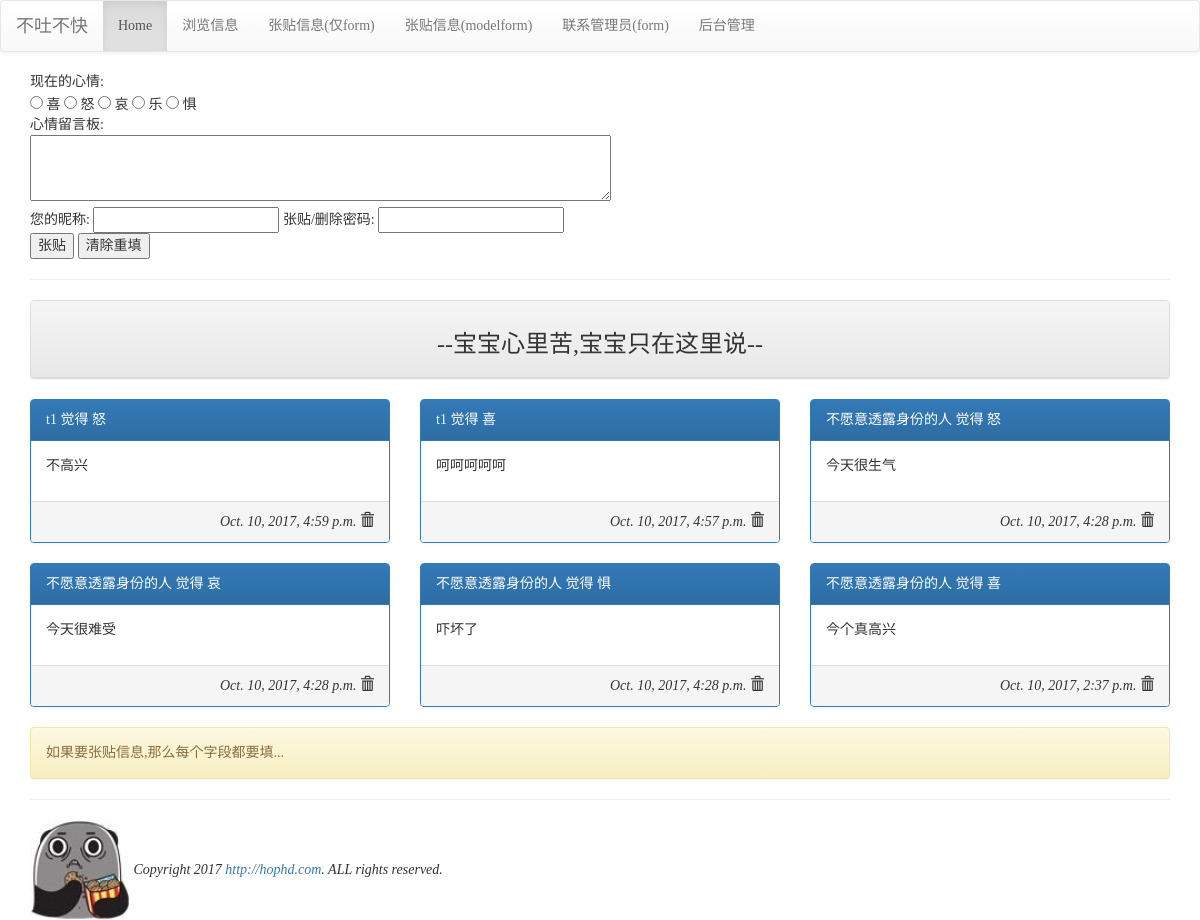
The app's page /, older data.
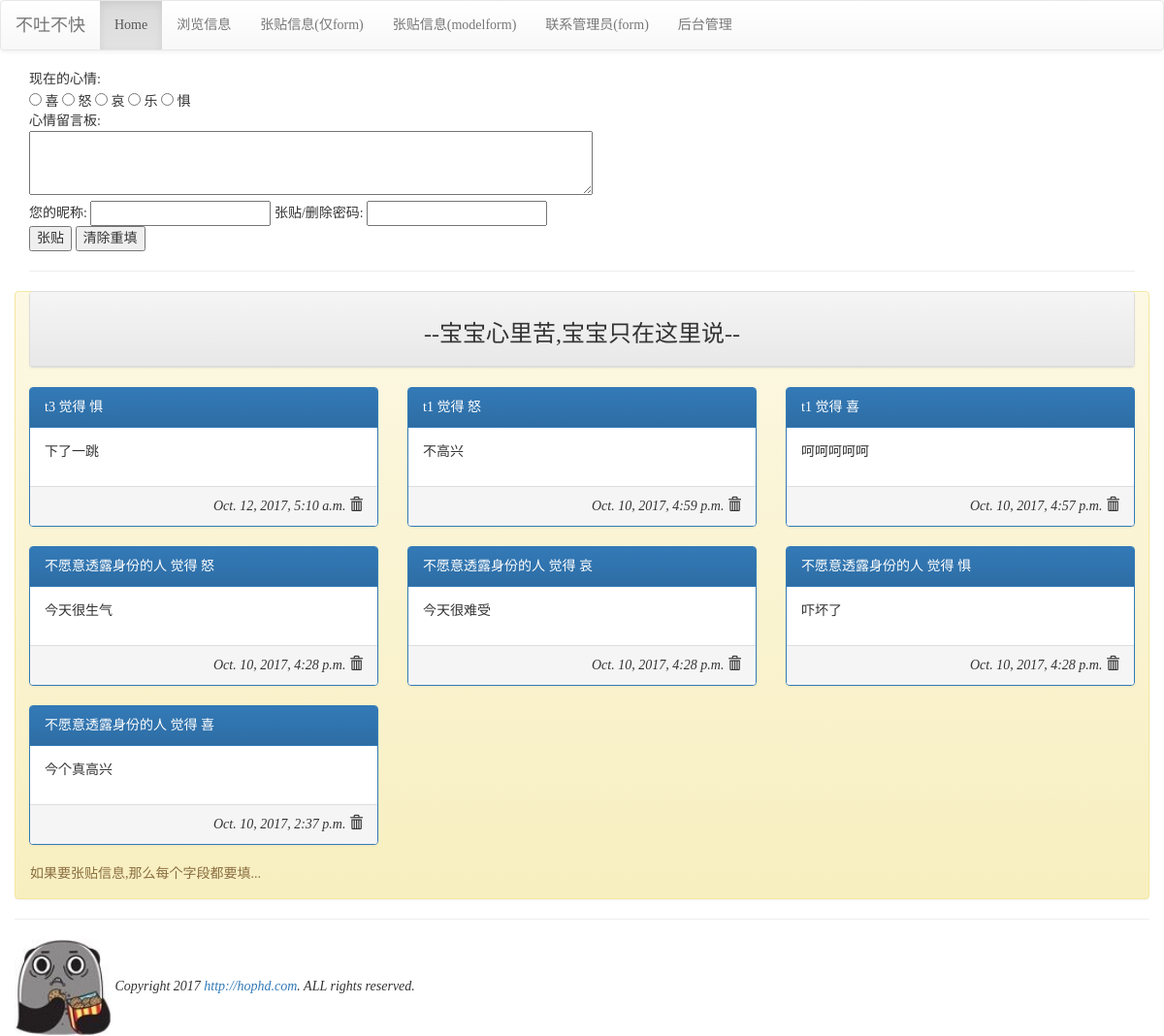
The same page, newer data.
### mysite/models.py (models this page shows, shortened)
class Mood(models.Model):
    status = models.CharField(max_length=10,null=False)
    def __unicode__(self):
        return self.status

class Post(models.Model):
    mood = models.ForeignKey('Mood',on_delete=models.CASCADE)
    nickname = models.CharField(max_length=10,default='不愿意透露身份的人')
    message = models.TextField(null=False)
    del_pass = models.CharField(max_length=10)
    pub_time = models.DateTimeField(auto_now=True)
    enabled = models.BooleanField(default=False)

### mysite/views.py (the view, shortened to what this page needs)
# urls.py: url(r'^$',views.index),
def index(request,pid=None,del_pass=None):
    template = get_template('index.html')
    posts = models.Post.objects.filter(enabled=True).order_by('-pub_time')[:30]
    moods = models.Mood.objects.all()
    try:
        user_id = request.GET['user_id']
        user_pass = request.GET['user_pass']
        user_post = request.GET['user_post']
        user_mood = request.GET['mood']
    except:
        user_id = None
        message = '如果要张贴信息,那么每个字段都要填...'
    html = template.render(locals())
    return HttpResponse(html)

### templates/index.html (shortened to what this page needs)
{% extends "base.html" %}
{% block content %}
<div class='container' align=left>
<form name='my form' action='/' method='GET'>
现在的心情:<br/>
{% for m in moods %}
<input type='radio' name='mood' value= '{{ m.status}}'> {{m.status}}
{% endfor %}
<br/>
心情留言板:<br/>
<textarea name='user_post' rows=3 cols=70></textarea><br/>
<lable for='user_id'>您的昵称:</label>
<input id='user_id' type=text name='user_id'>
<lable for='user_pass'>张贴/删除密码:</lable>
<input id='user_pass' type=password name='user_pass'><br/>
<input type='submit' value='张贴'>
<input type='reset' value='清除重填'><br/>
<hr>
</form>
<div class='row'>
     <div class='col-md-12'>
        <div class='panel panel-default'>
            <div class='panel-heading' align=center>
            <h3>--宝宝心里苦,宝宝只在这里说--</h3>
            </div>
        </div>
{% for p in posts %}
    {% cycle  "<div class='row'>  <div class='col-md-4'>"  "<div class='col-md-4'>" "<div class='col-md-4'>" %}
       <div class='panel panel-primary'>
            <div class='panel-heading'>{{ p.nickname }} 觉得 {{ p.mood }}</div>
            <div class='panel-body'>{{ p.message | linebreaks }}</div>
            <div class='panel-footer' align='right'><i><smll>{{ p.pub_time }}</small></i>
           <span class="glyphicon glyphicon-trash" onclick='go_delete({{ p.id }})'></span></div>
       </div>
      </div>
    {% cycle "" "" "</div>"%}
{% endfor %}
</div>
</div>
{% if message %}
  <div class='alert alert-warning'>{{ message}}</div>
{% endif %}
{% endblock %}

Row changes from the older to the newer data that the page shows:
added Post: nickname "t3", mood "惧", message "下了一跳", pub_time "Oct. 12, 2017, 5:10 a.m."
